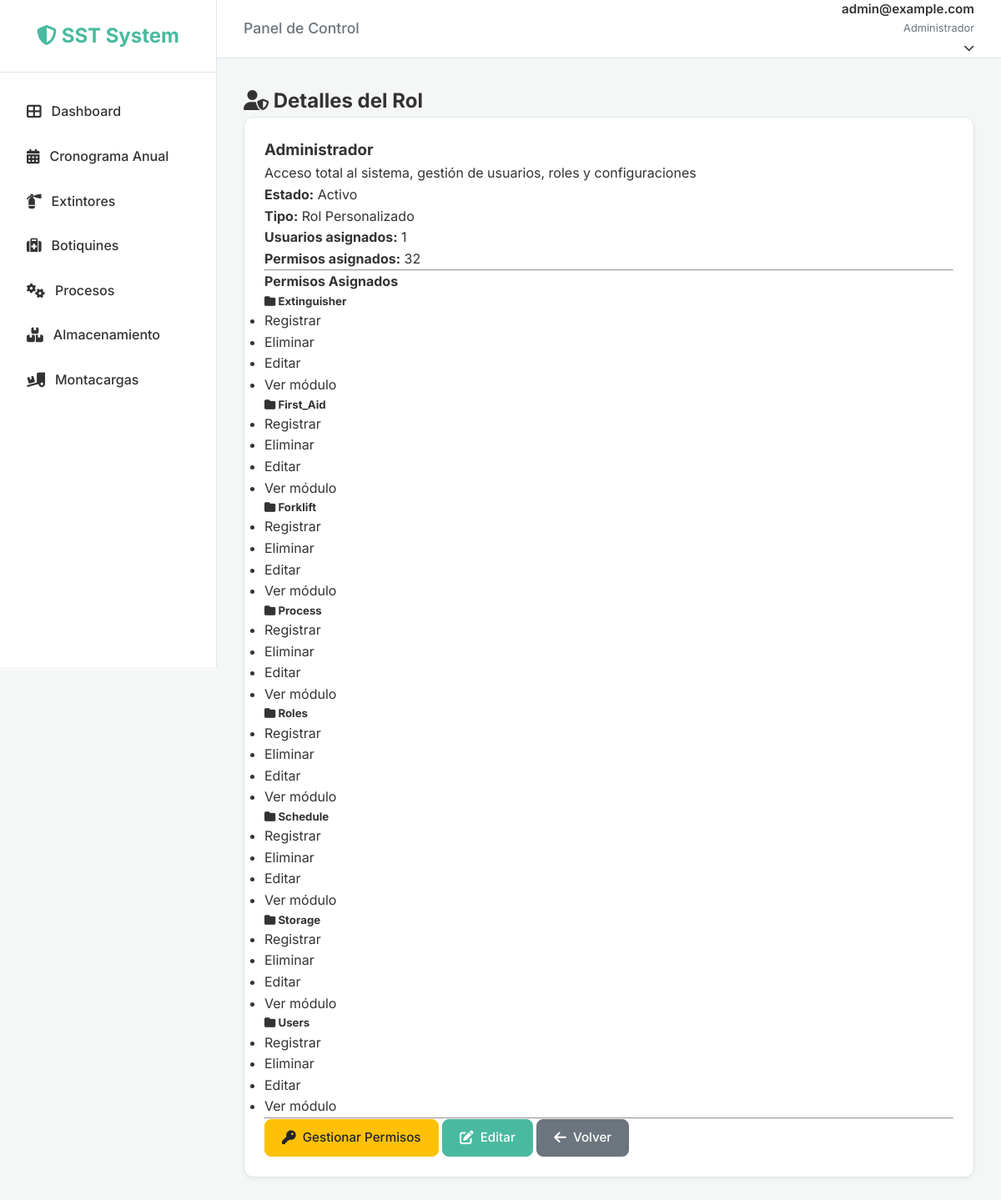
/roles/1/ (signed in), run on the app's committed database.
### users/models.py (models this page shows, shortened)
class CustomUser(AbstractUser):
    email = models.EmailField(unique=True)
    document_number = models.CharField(max_length=20, blank=True, null=True)
    role = models.ForeignKey('roles.Role', on_delete=models.SET_NULL, null=True, blank=True,
                             related_name='users', verbose_name='Rol')
    updated_at = models.DateTimeField(auto_now=True)
    USERNAME_FIELD = 'email'
    REQUIRED_FIELDS = ['username', 'first_name', 'last_name']

### roles/models.py (models this page shows, shortened)
class Role(models.Model):
    name = models.CharField(max_length=100, unique=True, verbose_name='Nombre del Rol')
    description = models.TextField(blank=True, verbose_name='Descripción')
    permissions = models.ManyToManyField(Permission, blank=True, related_name='roles', verbose_name='Permisos')
    is_active = models.BooleanField(default=True, verbose_name='Activo')
    is_system_role = models.BooleanField(default=False, verbose_name='Rol del Sistema')
    created_at = models.DateTimeField(auto_now_add=True)
    updated_at = models.DateTimeField(auto_now=True)
    class Meta:
        verbose_name = 'Rol'
        verbose_name_plural = 'Roles'
        ordering = ['name']
    def get_permissions_by_module(self):
        permissions_dict = {}
        for perm in self.permissions.filter(is_active=True):
            if perm.module not in permissions_dict:
                permissions_dict[perm.module] = []
            permissions_dict[perm.module].append(perm)
        return permissions_dict

class Permission(models.Model):
    MODULE_CHOICES = [
        ('users', 'Usuarios'),
        ('inspections', 'Inspecciones'),
        ('schedule', 'Cronograma'),
        ('extinguisher', 'Extintores'),
        ('first_aid', 'Botiquines'),
        ('process', 'Procesos'),
        ('storage', 'Almacenamiento'),
        ('forklift', 'Montacargas'),
        ('roles', 'Roles'),
    ]
    ACTION_CHOICES = [
        ('view', 'Ver módulo'),
        ('create', 'Registrar'),
        ('edit', 'Editar'),
        ('delete', 'Eliminar'),
    ]
    module = models.CharField(max_length=50, choices=MODULE_CHOICES, verbose_name='Módulo')
    action = models.CharField(max_length=20, choices=ACTION_CHOICES, verbose_name='Acción')
    codename = models.CharField(max_length=100, unique=True, verbose_name='Código')
    description = models.CharField(max_length=255, verbose_name='Descripción')
    is_active = models.BooleanField(default=True, verbose_name='Activo')
    created_at = models.DateTimeField(auto_now_add=True)
    class Meta:
        verbose_name = 'Permiso'
        verbose_name_plural = 'Permisos'
        ordering = ['module', 'action']
        unique_together = ['module', 'action']

### roles/views.py (the view)
# urls.py: path('<int:pk>/', views.RoleDetailView.as_view(), name='role_detail'),
class RoleDetailView(LoginRequiredMixin, DetailView):
    model = Role
    template_name = 'roles/role_detail.html'
    def get_context_data(self, **kwargs):
        context = super().get_context_data(**kwargs)
        context['permissions_by_module'] = self.object.get_permissions_by_module()
        return context

### templates/roles/role_detail.html (shortened to what this page needs)
{% extends 'base.html' %}
{% load static %}
{% block content %}
<div class="container-fluid">
    <div class="row mb-4">
        <div class="col-12">
            <h2><i class="fas fa-user-shield"></i> Detalles del Rol</h2>
        </div>
    </div>
    <div class="row">
        <div class="col-md-8">
            <div class="card">
                <div class="card-body">
                    <h3>{{ role.name }}</h3>
                    <p class="text-muted">{{ role.description }}</p>
                    <div class="row mb-3">
                        <div class="col-md-6">
                            <strong>Estado:</strong>
                            {% if role.is_active %}
                            <span class="badge bg-success">Activo</span>
                            {% else %}
                            <span class="badge bg-danger">Inactivo</span>
                            {% endif %}
                        </div>
                        <div class="col-md-6">
                            <strong>Tipo:</strong>
                            {% if role.is_system_role %}
                            <span class="badge bg-info">Rol del Sistema</span>
                            {% else %}
                            <span class="badge bg-secondary">Rol Personalizado</span>
                            {% endif %}
                        </div>
                    </div>
                    <div class="row mb-3">
                        <div class="col-md-6">
                            <strong>Usuarios asignados:</strong>
                            <span class="badge bg-primary">{{ role.users.count }}</span>
                        </div>
                        <div class="col-md-6">
                            <strong>Permisos asignados:</strong>
                            <span class="badge bg-secondary">{{ role.permissions.count }}</span>
                        </div>
                    </div>
                    <hr>
                    <h4>Permisos Asignados</h4>
                    {% if permissions_by_module %}
                    {% for module, perms in permissions_by_module.items %}
                    <div class="mb-3">
                        <h5><i class="fas fa-folder"></i> {{ module|title }}</h5>
                        <ul>
                            {% for perm in perms %}
                            <li>{{ perm.get_action_display }}</li>
                            {% endfor %}
                        </ul>
                    </div>
                    {% endfor %}
                    {% else %}
                    <p class="text-muted">Este rol no tiene permisos asignados.</p>
                    {% endif %}
                    <hr>
                    <div class="d-flex gap-2">
                        <a href="{% url 'role_permissions' role.pk %}" class="btn btn-warning">
                            <i class="fas fa-key"></i> Gestionar Permisos
                        </a>
                        <a href="{% url 'role_edit' role.pk %}" class="btn btn-primary">
                            <i class="fas fa-edit"></i> Editar
                        </a>
                        <a href="{% url 'role_list' %}" class="btn btn-secondary">
                            <i class="fas fa-arrow-left"></i> Volver
                        </a>
                    </div>
                </div>
            </div>
        </div>
    </div>
</div>
{% endblock %}

### templates/base.html (shortened to what this page needs)
{% load static %}
<!DOCTYPE html>
<html lang="es">
<head>
    <link rel="stylesheet" href="https://cdnjs.cloudflare.com/ajax/libs/font-awesome/6.4.0/css/all.min.css">
    <link rel="stylesheet" href="https://cdnjs.cloudflare.com/ajax/libs/toastr.js/latest/toastr.min.css">
    <link rel="stylesheet" href="{% static 'css/style.css' %}">
</head>
<body>
    {% if user.is_authenticated %}
    <div class="app-wrapper">
        <aside class="sidebar">
            <div class="sidebar-header">
                <a href="{% url 'dashboard' %}" class="logo">
                    <i class="fas fa-shield-alt"></i> <span class="logo-text">SST System</span>
                </a>
            </div>
            <ul class="sidebar-menu">
                <li>
                    <a href="{% url 'dashboard' %}"
                        class="{% if request.resolver_match.url_name == 'dashboard' %}active{% endif %}">
                        <i class="fas fa-th-large"></i> <span>Dashboard</span>
                    </a>
                </li>
                <li>
                    <a href="{% url 'inspection_list' %}"
                        class="{% if request.resolver_match.url_name == 'inspection_list' %}active{% endif %}">
                        <i class="fas fa-calendar-alt"></i> <span>Cronograma Anual</span>
                    </a>
                </li>
                <li>
                    <a href="{% url 'extinguisher_list' %}"
                        class="{% if 'extinguisher' in request.path %}active{% endif %}">
                        <i class="fas fa-fire-extinguisher"></i> <span>Extintores</span>
                    </a>
                </li>
                <li>
                    <a href="{% url 'first_aid_list' %}" class="{% if 'first-aid' in request.path %}active{% endif %}">
                        <i class="fas fa-medkit"></i> <span>Botiquines</span>
                    </a>
                </li>
                <li>
                    <a href="{% url 'process_list' %}" class="{% if 'process' in request.path %}active{% endif %}">
                        <i class="fas fa-cogs"></i> <span>Procesos</span>
                    </a>
                </li>
                <li>
                    <a href="{% url 'storage_list' %}" class="{% if 'storage' in request.path %}active{% endif %}">
                        <i class="fas fa-boxes"></i> <span>Almacenamiento</span>
                    </a>
                </li>
                <li>
                    <a href="{% url 'forklift_list' %}" class="{% if 'forklift' in request.path %}active{% endif %}">
                        <i class="fas fa-truck-loading"></i> <span>Montacargas</span>
                    </a>
                </li>
            </ul>
        </aside>
        <div style="flex: 1; display: flex; flex-direction: column;">
            <header class="topbar">
                <div class="page-title">
                    <h2 style="font-size: 1.1rem; color: var(--text-light); font-weight: 500;">
                        {% block header_title %}Panel de Control{% endblock %}
                    </h2>
                </div>
                <div class="user-profile" style="position: relative;">
                    <div class="user-info" style="cursor: pointer;" onclick="toggleUserDropdown()">
                        <span class="user-name">{{ user.get_full_name|default:user.email }}</span>
                        <span class="user-role">{% if user.is_staff %}Administrador{% else %}Inspector{% endif %}</span>
                        <i class="fas fa-chevron-down"
                            style="margin-left: 8px; font-size: 0.8rem; transition: transform 0.3s;"></i>
                    </div>
                </div>
            </header>
            <main class="main-content">
                <div class="content-container">
                    {% block content %}{% endblock %}
                </div>
            </main>
        </div>
    </div>
    {% endif %}
</body>
</html>

### static/css/style.css (style rules this page uses)
:root { --primary-color: #49BAA0; --primary-hover: #3a9480; --bg-color: #f4f7f6; --sidebar-bg: #ffffff; --navbar-bg: #ffffff; --text-color: #333333; --text-light: #6c757d; --border-color: #e0e6ed; --white: #ffffff; --shadow-sm: 0 2px 4px rgba(0, 0, 0, 0.05); --shadow-md: 0 4px 6px rgba(0, 0, 0, 0.07); --sidebar-width: 260px; --transition: all 0.3s ease; }
* { margin: 0; padding: 0; box-sizing: border-box; }
body { font-family: 'Inter', -apple-system, BlinkMacSystemFont, "Segoe UI", Roboto, sans-serif; background-color: var(--bg-color); color: var(--text-color); line-height: 1.6; }
.app-wrapper { display: flex; min-height: 100vh; }
.sidebar { width: var(--sidebar-width); background-color: var(--sidebar-bg); border-right: 1px solid var(--border-color); position: fixed; height: 100vh; z-index: 1000; display: flex; flex-direction: column; }
.sidebar-header { padding: 24px; text-align: center; border-bottom: 1px solid var(--border-color); }
.sidebar-header .logo { font-size: 1.5rem; font-weight: 700; color: var(--primary-color); text-decoration: none; }
.sidebar-menu { flex: 1; padding: 20px 0; list-style: none; }
.sidebar-menu li { padding: 2px 16px; }
.sidebar-menu a { display: flex; align-items: center; padding: 12px 16px; text-decoration: none; color: var(--text-color); border-radius: 8px; transition: var(--transition); font-weight: 500; }
.sidebar-menu a i { margin-right: 12px; font-size: 1.1rem; }
.topbar { position: fixed; top: 0; right: 0; left: var(--sidebar-width); height: 70px; background-color: var(--navbar-bg); border-bottom: 1px solid var(--border-color); display: flex; align-items: center; justify-content: space-between; padding: 0 32px; z-index: 999; }
.user-profile { display: flex; align-items: center; gap: 16px; }
.user-info { text-align: right; }
.user-name { display: block; font-weight: 600; font-size: 0.95rem; }
.user-role { display: block; font-size: 0.8rem; color: var(--text-light); }
.main-content { margin-left: var(--sidebar-width); margin-top: 70px; padding: 32px; width: calc(100% - var(--sidebar-width)); }
.content-container { max-width: 1200px; margin: 0 auto; }
.card { background: var(--white); border-radius: 12px; box-shadow: var(--shadow-sm); padding: 24px; margin-bottom: 24px; border: 1px solid var(--border-color); }
.btn { display: inline-flex; align-items: center; justify-content: center; padding: 10px 20px; border-radius: 8px; font-weight: 500; text-decoration: none !important; cursor: pointer; border: 1px solid transparent; transition: all 0.2s ease; gap: 8px; font-size: 0.95rem; line-height: 1.5; white-space: nowrap; }
.btn-primary { background-color: var(--primary-color); border-color: var(--primary-color); color: white; }
.btn-secondary { background-color: #6c757d; border-color: #6c757d; color: white; }
.btn-warning { background-color: #ffc107; border-color: #ffc107; color: #212529; }
.btn i { font-size: 1.1em; }

### data on the page
CustomUser: get_full_name "admin@example.com"
Role: name "Administrador", description "Acceso total al sistema, gestión de usuarios, roles y configuraciones", users.count "1", permissions.count "32"
Permission: module "Extinguisher", action "Registrar"
Permission: action "Eliminar"
Permission: action "Editar"
Permission: action "Ver módulo"
Permission: module "First_Aid", action "Registrar"
Permission: action "Eliminar"
Permission: action "Editar"
Permission: action "Ver módulo"
Permission: module "Forklift", action "Registrar"
Permission: action "Eliminar"
Permission: action "Editar"
Permission: action "Ver módulo"
Permission: module "Process", action "Registrar"
Permission: action "Eliminar"
Permission: action "Editar"
Permission: action "Ver módulo"
Permission: module "Roles", action "Registrar"
Permission: action "Eliminar"
Permission: action "Editar"
Permission: action "Ver módulo"
Permission: module "Schedule", action "Registrar"
Permission: action "Eliminar"
Permission: action "Editar"
Permission: action "Ver módulo"
Permission: module "Storage", action "Registrar"
Permission: action "Eliminar"
Permission: action "Editar"
Permission: action "Ver módulo"
Permission: module "Users", action "Registrar"
Permission: action "Eliminar"
Permission: action "Editar"
Permission: action "Ver módulo"
